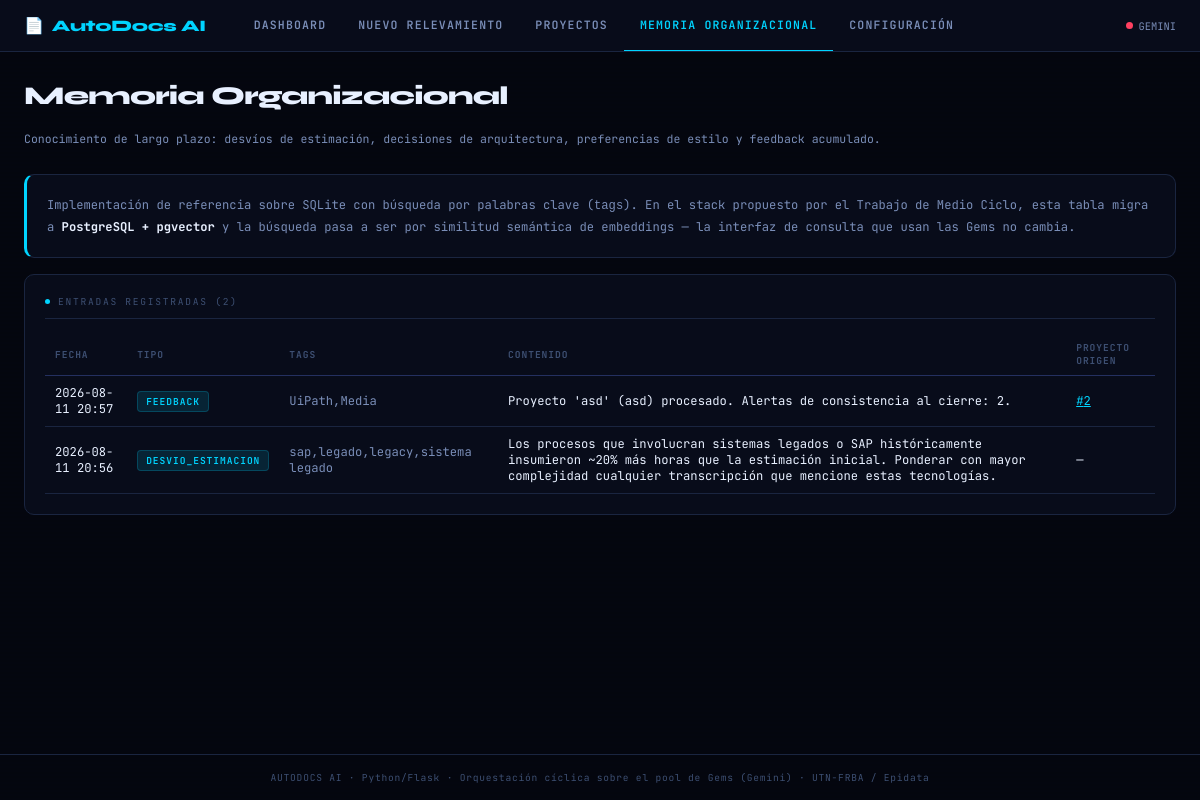
The page /memoria on the database as committed earlier.
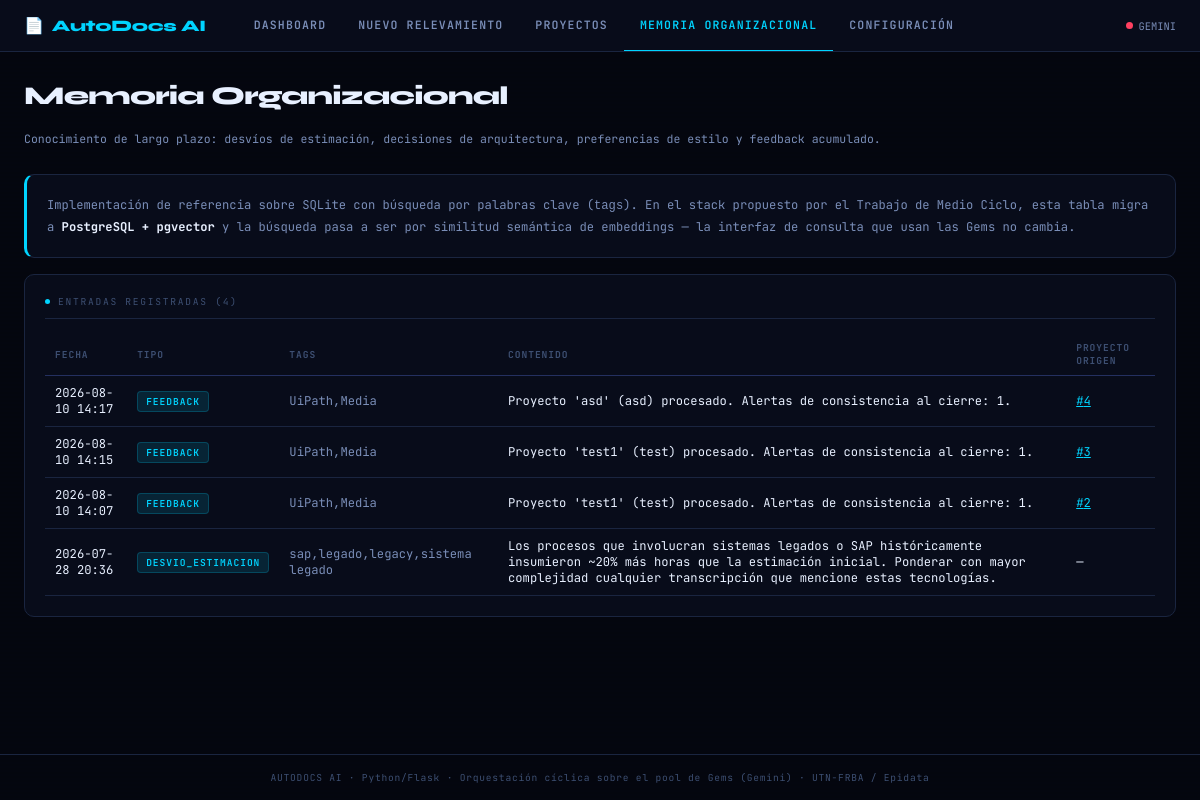
The same page on the database as committed later.
### tables this page shows
CREATE TABLE memoria_organizacional (
    id                INTEGER PRIMARY KEY AUTOINCREMENT,
    tipo              TEXT,     -- desvio_estimacion | decision_arquitectura | preferencia_estilo | feedback
    tags              TEXT,     -- csv de palabras clave para búsqueda (sustituye a la búsqueda vectorial)
    contenido         TEXT NOT NULL,
    proyecto_origen_id INTEGER REFERENCES proyectos(id),
    creado            TEXT DEFAULT CURRENT_TIMESTAMP
);

### ui/app.py (the view)
    @app.route("/memoria")
    def memoria():
        return render_template("memoria.html", entradas=MemoriaService.listar())

### core/db.py (called while the page is built)
def get_conn() -> sqlite3.Connection:
    DB_PATH.parent.mkdir(exist_ok=True)
    conn = sqlite3.connect(DB_PATH)
    conn.row_factory = sqlite3.Row
    conn.execute("PRAGMA foreign_keys = ON")
    return conn

### repositories/memoria_repository.py (called while the page is built)
    @staticmethod
    def listar(limite: int = 100) -> list:
        conn = get_conn()
        rows = conn.execute(
            "SELECT * FROM memoria_organizacional ORDER BY creado DESC LIMIT ?", (limite,)
        ).fetchall()
        conn.close()
        return [dict(r) for r in rows]

### services/memoria_service.py (called while the page is built)
    @staticmethod
    def listar() -> list:
        return MemoriaRepository.listar()

### ui/templates/memoria.html (shortened to what this page needs)
{% extends "base.html" %}
{% block content %}
<div class="page-header">
  <h1>Memoria Organizacional</h1>
  <p>Conocimiento de largo plazo: desvíos de estimación, decisiones de arquitectura, preferencias de estilo y feedback acumulado.</p>
</div>
<div class="panel mb-4" style="border-left:3px solid var(--cyan)">
  <p style="font-size:.76rem; color:var(--text-mid); line-height:1.7">
    Implementación de referencia sobre SQLite con búsqueda por palabras clave (<code>tags</code>).
    En el stack propuesto por el Trabajo de Medio Ciclo, esta tabla migra a
    <strong style="color:var(--text-hi)">PostgreSQL + pgvector</strong> y la búsqueda pasa a ser por
    similitud semántica de embeddings — la interfaz de consulta que usan las Gems no cambia.
  </p>
</div>
<div class="panel">
  <div class="panel-title"><span class="dot"></span>Entradas registradas ({{ entradas|length }})</div>
  <table>
    <thead><tr><th>Fecha</th><th>Tipo</th><th>Tags</th><th>Contenido</th><th>Proyecto origen</th></tr></thead>
    <tbody>
      {% for e in entradas %}
      <tr>
        <td>{{ e.creado[:16] }}</td>
        <td><span class="tag tag-cyan">{{ e.tipo }}</span></td>
        <td style="color:var(--text-mid)">{{ e.tags }}</td>
        <td>{{ e.contenido }}</td>
        <td>{% if e.proyecto_origen_id %}<a href="/resultado/{{ e.proyecto_origen_id }}" style="color:var(--cyan)">#{{ e.proyecto_origen_id }}</a>{% else %}—{% endif %}</td>
      </tr>
      {% else %}
      <tr><td colspan="5" class="result-box empty">Todavía no hay entradas en la memoria organizacional.</td></tr>
      {% endfor %}
    </tbody>
  </table>
</div>
{% endblock %}

### ui/templates/base.html (shortened to what this page needs)
<!DOCTYPE html>
<html lang="es">
<head>
</head>
<body>
<nav>
  <a href="/" class="nav-logo">AutoDocs AI</a>
  <a href="/"                   class="nav-link {% if request.endpoint == 'dashboard' %}active{% endif %}">Dashboard</a>
  <a href="/relevamiento/nuevo" class="nav-link {% if request.endpoint == 'nuevo_relevamiento' %}active{% endif %}">Nuevo Relevamiento</a>
  <a href="/proyectos"          class="nav-link {% if request.endpoint == 'proyectos' %}active{% endif %}">Proyectos</a>
  <a href="/memoria"            class="nav-link {% if request.endpoint == 'memoria' %}active{% endif %}">Memoria Organizacional</a>
  <a href="/configuracion"      class="nav-link {% if request.endpoint == 'configuracion' %}active{% endif %}">Configuración</a>
  <div class="nav-status">
    <div class="status-dot {% if not key_status or not key_status.gemini.ok %}off{% endif %}"></div>
    <span>GEMINI</span>
  </div>
</nav>
<main>
  {% block content %}{% endblock %}
</main>
<footer>AUTODOCS AI · Python/Flask · Orquestación cíclica sobre el pool de Gems (Gemini) · UTN-FRBA / Epidata</footer>
</body>
</html>

### ui/templates/base.html (style rules this page uses)
:root { --bg-void: #04060f; --bg-panel: #080c1a; --bg-card: #0c1220; --bg-input: #101828; --border: #1a2540; --border-hi: #243060; --cyan: #00d4ff; --cyan-dim: #007da0; --green: #00e87a; --green-dim: #006635; --red: #ff4060; --amber: #ffaa00; --text-hi: #e8f0ff; --text-mid: #7a8eb8; --text-lo: #3d4f72; --mono: 'JetBrains Mono', monospace; --display: 'Syne', sans-serif; --radius: 10px; --glow-c: 0 0 20px rgba(0,212,255,.18); --glow-g: 0 0 20px rgba(0,232,122,.18); }
*, *::before, *::after { box-sizing: border-box; margin: 0; padding: 0; }
html { scroll-behavior: smooth; }
body { font-family: var(--mono); background: var(--bg-void); color: var(--text-hi); min-height: 100vh; display: flex; flex-direction: column; background-image: repeating-linear-gradient(0deg, transparent, transparent 2px, rgba(0,0,0,.08) 2px, rgba(0,0,0,.08) 4px); }
nav { display: flex; align-items: center; gap: 0; padding: 0 24px; height: 52px; background: var(--bg-panel); border-bottom: 1px solid var(--border); position: sticky; top: 0; z-index: 100; backdrop-filter: blur(10px); overflow-x: auto; }
.nav-logo { font-family: var(--display); font-size: 1rem; font-weight: 800; color: var(--cyan); letter-spacing: -.02em; margin-right: 32px; display: flex; align-items: center; gap: 8px; text-decoration: none; white-space: nowrap; }
.nav-logo::before { content: '📄'; font-size: 1em; animation: pulse-logo 3s ease-in-out infinite; }
.nav-link { font-family: var(--mono); font-size: .72rem; font-weight: 600; letter-spacing: .1em; text-transform: uppercase; color: var(--text-mid); text-decoration: none; padding: 0 16px; height: 52px; display: flex; align-items: center; border-bottom: 2px solid transparent; transition: color .2s, border-color .2s; white-space: nowrap; }
.nav-link.active { color: var(--cyan); border-bottom-color: var(--cyan); }
.nav-status { display: flex; align-items: center; gap: 6px; font-size: .65rem; color: var(--text-mid); white-space: nowrap; }
.status-dot { width: 7px; height: 7px; border-radius: 50%; background: var(--green); animation: blink 2s ease-in-out infinite; }
.status-dot.off { background: var(--red); animation: none; }
main { flex: 1; padding: 28px 24px; max-width: 1280px; width: 100%; margin: 0 auto; }
.page-header { margin-bottom: 28px; display: flex; align-items: flex-end; justify-content: space-between; gap: 16px; flex-wrap: wrap; }
.page-header h1 { font-family: var(--display); font-size: 1.6rem; font-weight: 800; color: var(--text-hi); letter-spacing: -.03em; }
.page-header p { font-size: .72rem; color: var(--text-mid); margin-top: 4px; }
.panel { background: var(--bg-panel); border: 1px solid var(--border); border-radius: var(--radius); padding: 20px; }
.panel-title { font-size: .6rem; letter-spacing: .18em; text-transform: uppercase; color: var(--text-lo); margin-bottom: 14px; padding-bottom: 10px; border-bottom: 1px solid var(--border); display: flex; align-items: center; gap: 8px; }
.panel-title .dot { width: 5px; height: 5px; border-radius: 50%; background: var(--cyan); }
.tag { display: inline-block; font-size: .6rem; letter-spacing: .1em; text-transform: uppercase; padding: 3px 8px; border-radius: 4px; font-weight: 600; }
.tag-cyan { background: rgba(0,212,255,.12); color: var(--cyan); border: 1px solid rgba(0,212,255,.2); }
table { width: 100%; border-collapse: collapse; font-size: .76rem; }
th { text-align: left; font-size: .6rem; letter-spacing: .1em; text-transform: uppercase; color: var(--text-lo); padding: 8px 10px; border-bottom: 1px solid var(--border-hi); }
td { padding: 9px 10px; border-bottom: 1px solid var(--border); color: var(--text-hi); }
.mb-4 { margin-bottom: 16px; }
footer { text-align: center; padding: 16px; font-size: .6rem; color: var(--text-lo); border-top: 1px solid var(--border); letter-spacing: .08em; }

Rows that differ between the two databases and show on the page:
added memoria_organizacional: creado "2026-08-10 14:17", tipo "FEEDBACK", tags "UiPath,Media", contenido "Proyecto 'asd' (asd) procesado. Alertas de consistencia al cierre: 1.", proyecto_origen_id "4"
added memoria_organizacional: creado "2026-08-10 14:15", tipo "FEEDBACK", tags "UiPath,Media", contenido "Proyecto 'test1' (test) procesado. Alertas de consistencia al cierre: 1.", proyecto_origen_id "3"
changed memoria_organizacional (number 3 of 4 on the later page): creado "2026-08-11 20:57" → "2026-08-10 14:07"; contenido "Proyecto 'asd' (asd) procesado. Alertas de consistencia al cierre: 2." → "Proyecto 'test1' (test) procesado. Alertas de consistencia al cierre: 1."
changed memoria_organizacional "sap,legado,legacy,sistema legado": creado "2026-08-11 20:56" → "2026-07-28 20:36"
Other text that changed with them:
{{ entradas|length }}: "2" → "4"
